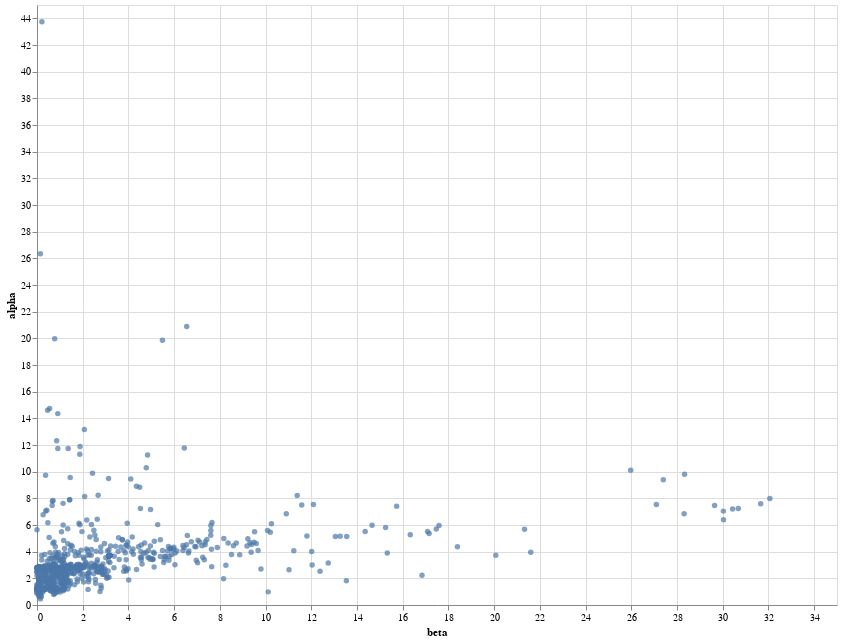

Notebook code cell kept with this figure:
### Code cell
source = df

line = alt.Chart(source).mark_circle().encode(
    x= 'beta',
    y= 'alpha'
).properties(
    width=800,
    height=600)

line

### Figure 1 — Vega-Lite specification as saved in the notebook (floating-point values rounded to 4 significant figures; data arrays with more than 128 entries replaced by an {"elided": "..."} marker saying what was removed)
{"config": {"view": {"continuousWidth": 400, "continuousHeight": 300}}, "data": {"name": "data-9bc3d33b47c1994ffd3c9eff88e66489"}, "mark": "circle", "encoding": {"x": {"type": "quantitative", "field": "beta"}, "y": {"type": "quantitative", "field": "alpha"}}, "height": 600, "width": 800, "$schema": "https://vega.github.io/schema/vega-lite/v4.8.1.json", "datasets": {"data-9bc3d33b47c1994ffd3c9eff88e66489": {"elided": "1167 records"}}}
